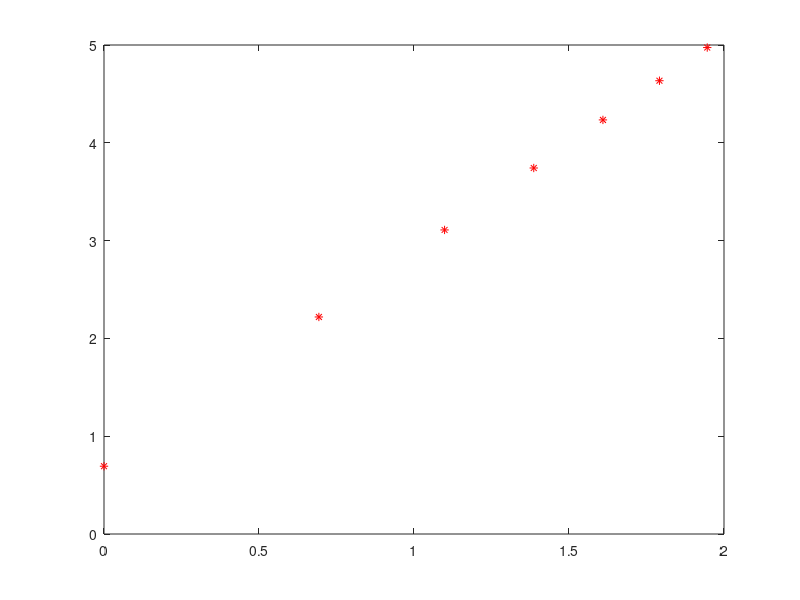

Reproduce this figure in MATLAB.
%name,date
clear
clc

%define variables
x=[1 2 3 4 5 6 7];
y=[2 9.2 22.4 42.2 69 103 144.6];

%change variables to log form
ln_x=log(x);
ln_y=log(y);

plot(ln_x,ln_y,'r*')

%find line of best fit
coeffs=polyfit(ln_x,ln_y,1);